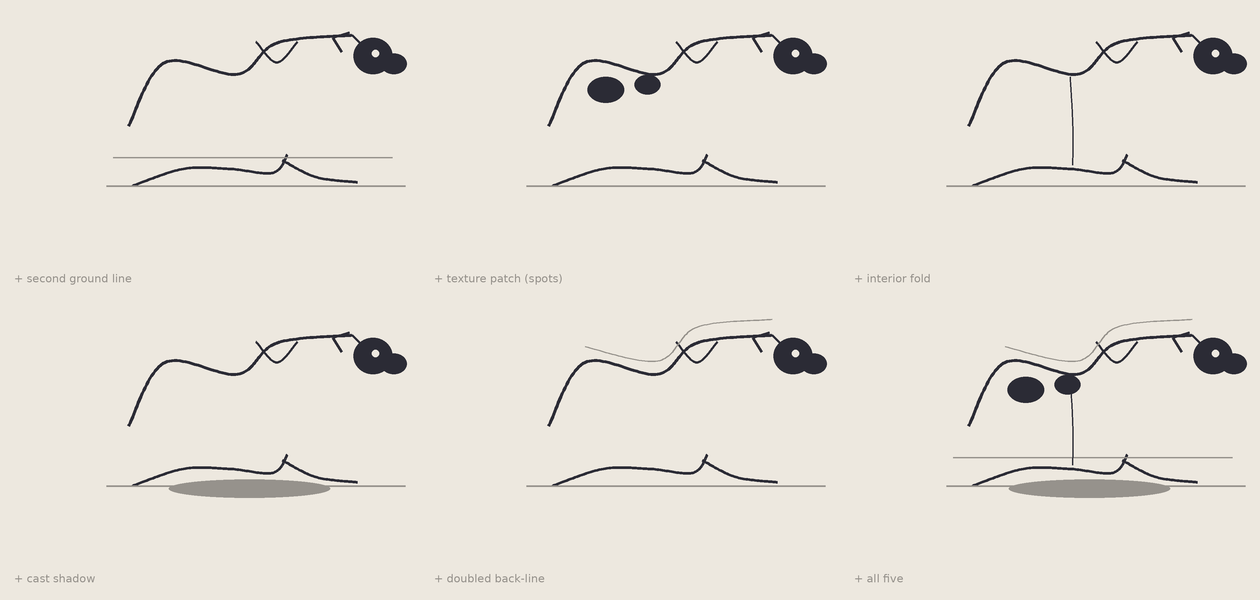

Reproduce this figure in Python.
"""A43 — The First Lie. Start from the coalition calf. Add five plausible, well-intentioned marks
that each secretly damage the drawing. Each panel shows the calf + ONE such mark in isolation; the
last panel shows all five at once. The question is not why each mark is bad — why it seemed good."""
import numpy as np
from PIL import Image, ImageDraw, ImageFont
SS=3
PAPER=(237,232,223); INK=(43,43,53); MID=(150,146,140); SH=(150,146,140)
LM=dict(rumpground=(0.05,0.0), rumpback=(0.02,0.46), hip=(0.30,0.95), loin=(0.86,0.86),
 withers=(1.16,1.10), neckbase=(1.34,0.94), poll=(1.74,1.16), nose=(1.97,0.80),
 brisket=(1.13,0.10), bellymid=(0.80,0.13), bellyrear=(0.44,0.13), chest=(1.34,0.44),
 carpus=(1.46,0.17), forehoof=(1.78,0.03))
def cm(nodes,n=26):
    P=[np.array(p,float) for p in nodes]; P=([P[0]]+P+[P[-1]]); out=[]
    for i in range(1,len(P)-2):
        p0,p1,p2,p3=P[i-1],P[i],P[i+1],P[i+2]
        for t in np.linspace(0,1,n,endpoint=False):
            t2=t*t;t3=t2*t
            out.append(0.5*((2*p1)+(-p0+p2)*t+(2*p0-5*p1+4*p2-p3)*t2+(-p0+3*p1-3*p2+p3)*t3))
    out.append(P[-2]); return out
class Cm:
    def __init__(s,ox,oy,sc): s.ox,s.oy,s.sc=ox,oy,sc
    def __call__(s,k):
        x,y=LM[k] if isinstance(k,str) else k; return (s.ox+x*s.sc, s.oy-y*s.sc)
def line(d,pts,col=INK,w=2.6): d.line([(int(p[0]*SS),int(p[1]*SS)) for p in pts],fill=col,width=max(1,int(w*SS)),joint="curve")
def ell(d,c,rx,ry,col): d.ellipse([int((c[0]-rx)*SS),int((c[1]-ry)*SS),int((c[0]+rx)*SS),int((c[1]+ry)*SS)],fill=col)
# coalition calf
def backarc(d,P,sc): line(d,cm([P('poll'),P('withers'),P('loin'),P('hip'),P('rumpback')]),w=3.0)
def add_belly(d,P,sc): line(d,cm([P((1.24,0.24)),P('brisket'),P('bellymid'),P('bellyrear'),P('rumpground')]),w=2.8)
def add_head(d,P,sc):
    h=P((1.90,1.0)); ell(d,h,0.15*sc,0.14*sc,INK); line(d,[P('poll'),h],w=2.6)
    ell(d,(h[0]+0.16*sc,h[1]+0.06*sc),0.10*sc,0.08*sc,INK); ell(d,(h[0]+0.02*sc,h[1]-0.02*sc),0.028*sc,0.028*sc,PAPER)
    p=P('poll'); line(d,[(p[0]-0.02*sc,p[1]-0.02*sc),(p[0]-0.15*sc,p[1]+0.02*sc),(p[0]-0.08*sc,p[1]+0.13*sc)],w=2.4)
def add_foreleg(d,P,sc): line(d,cm([P((1.20,0.20)),P((1.46,0.07)),P('forehoof')]),w=2.8)
def add_ground(d,P,sc): line(d,[P((-0.15,0.0)),P((2.15,0.0))],col=MID,w=1.8)
def add_hump(d,P,sc): w=P('withers'); line(d,cm([(w[0]-0.16*sc,w[1]-0.01*sc),(w[0],w[1]+0.15*sc),(w[0]+0.16*sc,w[1]-0.01*sc)]),w=2.6)
def calf(d,P,sc):
    for m in (backarc,add_belly,add_head,add_foreleg,add_ground,add_hump): m(d,P,sc)
# the five lies
def lie_2ndground(d,P,sc): line(d,[P((-0.10,0.22)),P((2.05,0.22))],col=MID,w=1.6)          # "a far edge / depth"
def lie_spots(d,P,sc):
    for (x,y,rx,ry) in [(0.46,0.74,0.14,0.10),(0.78,0.78,0.10,0.075)]: ell(d,P((x,y)),rx*sc,ry*sc,INK)  # "hide / it's a cow"
def lie_fold(d,P,sc): line(d,cm([P((0.80,0.84)),P((0.82,0.48)),P((0.82,0.16))]),w=1.6)       # "a flank fold / anatomy"
def lie_shadow(d,P,sc): ell(d,P((0.95,-0.02)),0.62*sc,0.07*sc,SH)                              # "grounding shadow"
def lie_doubleback(d,P,sc): line(d,cm([(P('poll')[0],P('poll')[1]-0.12*sc),(P('withers')[0],P('withers')[1]-0.12*sc),(P('loin')[0],P('loin')[1]-0.10*sc),(P('hip')[0],P('hip')[1]-0.12*sc)]),col=MID,w=1.6)  # "soft/furry edge"

STAGES=[("+ second ground line",[lie_2ndground]),
        ("+ texture patch (spots)",[lie_spots]),
        ("+ interior fold",[lie_fold]),
        ("+ cast shadow",[lie_shadow]),
        ("+ doubled back-line",[lie_doubleback]),
        ("+ all five",[lie_shadow,lie_2ndground,lie_spots,lie_fold,lie_doubleback])]
def render(path):
    cols=3; rows=2; cw,ch=420,300; W,H=cols*cw,rows*ch
    img=Image.new("RGB",(W*SS,H*SS),PAPER); d=ImageDraw.Draw(img)
    try: font=ImageFont.truetype('/usr/share/fonts/truetype/dejavu/DejaVuSans.ttf',int(11*SS))
    except: font=ImageFont.load_default()
    for i,(name,lies) in enumerate(STAGES):
        cxo=(i%cols)*cw; cyo=(i//cols)*ch
        P=Cm(cxo+cw*0.30, cyo+ch*0.62, 130)
        for m in lies:
            if m is lie_shadow: m(d,P,130)   # shadow under, draw first
        calf(d,P,130)
        for m in lies:
            if m is not lie_shadow: m(d,P,130)
        d.text((int((cxo+14)*SS),int((cyo+ch-28)*SS)),name,fill=MID,font=font)
    img=img.resize((W,H),Image.LANCZOS); img.save(path); print("saved",path)
if __name__=="__main__":
    render("/sessions/wizardly-stoic-cerf/mnt/hessentials/illustration/loomis/sketch201_u5_a43_the_first_lie.png")
